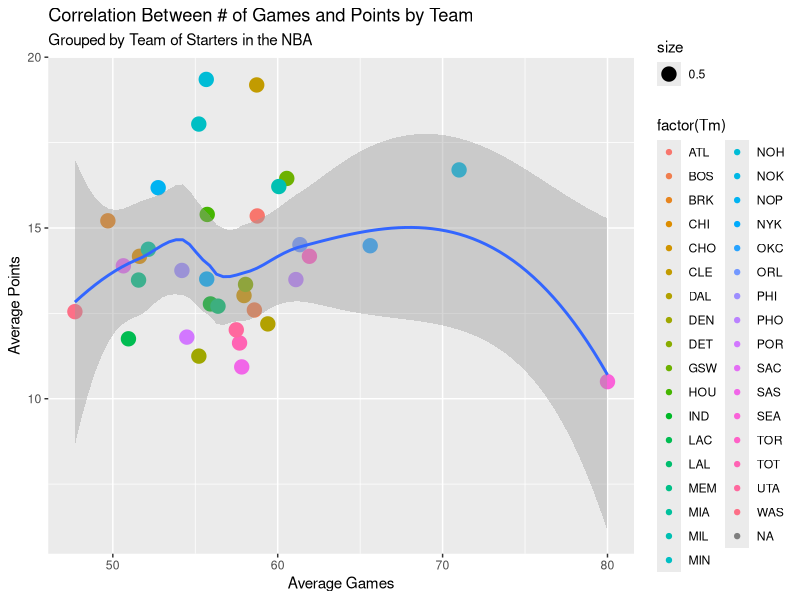

This chart was generated by the following R code:
# Chart 1
# INFO 201 AF
# Code Name:BBB
# Jason Lim

# Purpose of Chart 1:
# The purpose of this dot plot is to demonstrate the relationship between
# the number of games and points scored by each team in the NBA. As it's 
# hard to show all data points, which is approximately over 750 data points, the 
# new data frame is grouped by team which makes it easier to plot. Also,
# by grouping the players by team, we are able to see the differences among these teams. 


# Observation & Insights:
# From this visualization, we have come to a conclusion that the more games the
# players played, less average points were recorded. Looking at the maximum
# of the smooth line from the plot, the highest points were observed around 
# 55 games and 68 games. However, as the number of average games increase, there was
# somewhat rapid decrease towards the total number of games in one season. 


library(ggplot2)
library(tidyverse)
NBA <- read.csv("nba_final_dataframe.csv", header = TRUE, stringsAsFactors = FALSE)

# Data frame with mean value of games played and points by Team
nba <- NBA %>%
  group_by(Tm) %>%
  summarize(games = mean(G), points = mean(PTS))

# (dot plot)
chart_1 <- ggplot(nba, aes(x = games, y = points)) + 
      geom_point(aes(colour = factor(Tm), size = 0.5)) + 
      geom_smooth() + 
      labs(
        x = "Average Games",
        y = "Average Points",
        title = "Correlation Between # of Games and Points by Team",
        subtitle = "Grouped by Team of Starters in the NBA"
      )

# Visualization
chart_1

